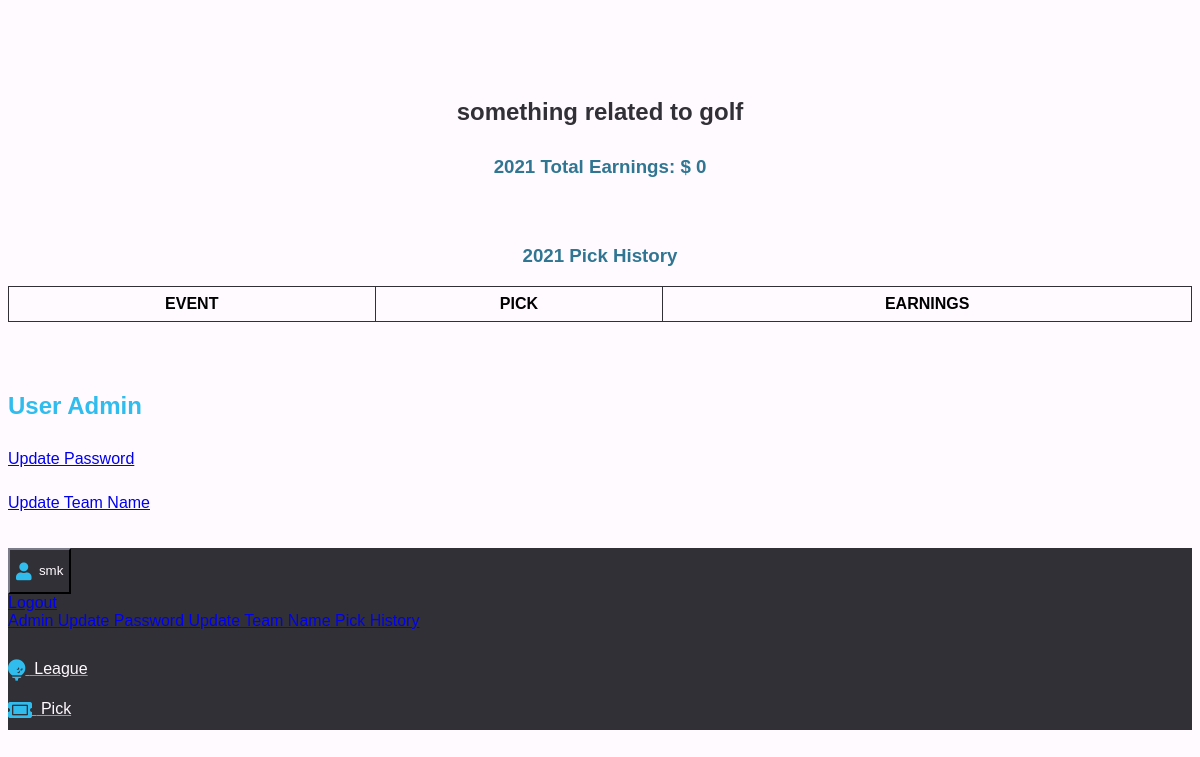
The app's page /profile (signed in), older data.
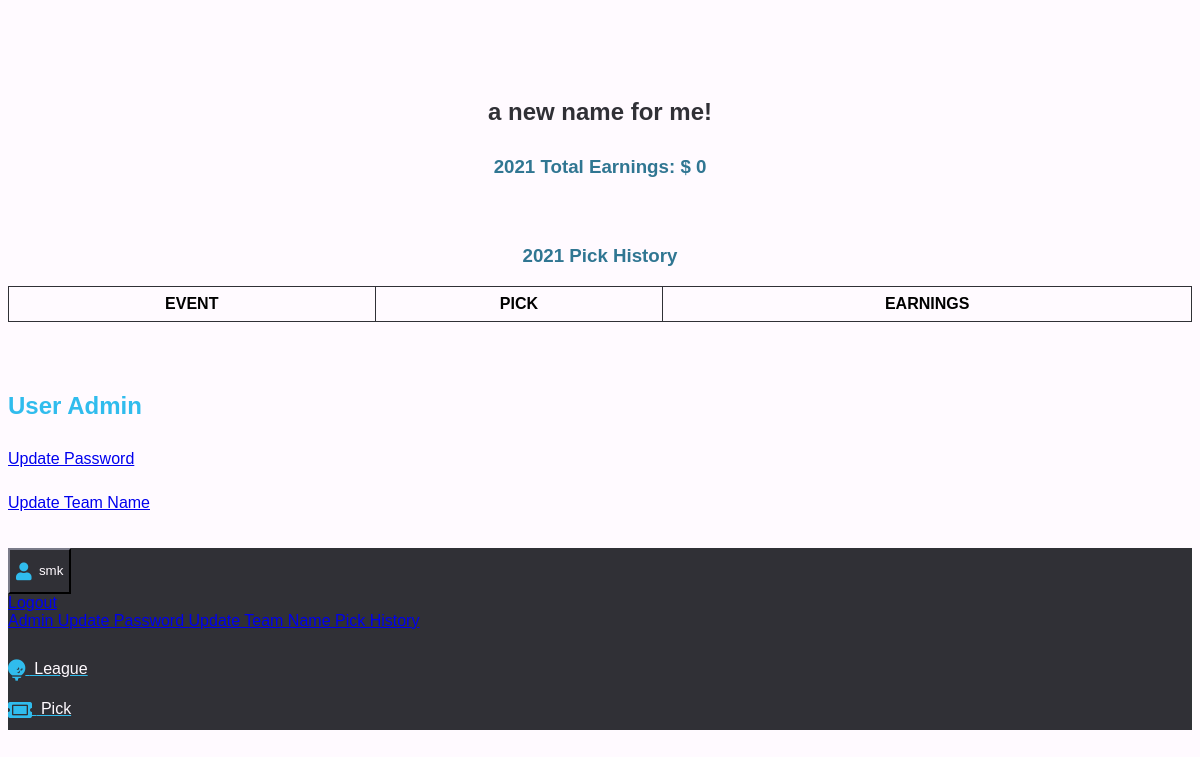
The same page, newer data.
### oad/models.py (models this page shows)
class User(UserMixin, db.Model):
    __table_args__ = {"extend_existing": True}
    id = db.Column(db.Integer, primary_key=True)
    email = db.Column(db.String(100), unique=True)
    password = db.Column(db.String(100))
    name = db.Column(db.String(1000), unique=True)
    picks = db.relationship("Pick", backref="user", lazy=True)
    strikes_remaining = db.Column(db.Integer, default=1)
    is_admin = db.Column(db.Boolean, default=False)
    email_confirmed = db.Column(db.Boolean, default=False)
    display_name = db.Column(db.Text, default="")

### oad/main.py (the view)
@main.route("/profile")
@login_required
def profile():
    picks = Pick.query.filter_by(season=SEASON).filter_by(name=current_user.name).all()
    pick_table = create_pick_table(picks)
    total_points = format_earnings(sum([int(x.points) for x in picks]))
    return render_template(
        "profile.html",
        user=current_user,
        pick_table=pick_table,
        user_points=total_points,
        season=SEASON,
    )

### oad/__init__.py (called while the page is built)
def create_app():
    app = Flask(__name__)
    app.config["SECRET_KEY"] = "1234"
    app.config["SQLALCHEMY_DATABASE_URI"] = "sqlite:///db.sqlite"
    app.config["SQLALCHEMY_TRACK_MODIFICATIONS"] = True
    db.init_app(app)
    login_manager = LoginManager()
    login_manager.login_view = "auth.login"
    login_manager.init_app(app)
    from .models import User
    @login_manager.user_loader
    def load_user(user_id):
        return User.query.get(int(user_id))
    from .auth import auth as auth_blueprint
    app.register_blueprint(auth_blueprint)
    from .main import main as main_blueprint
    app.register_blueprint(main_blueprint)
    return app

### oad/util/helpers.py (called while the page is built)
def format_earnings(val):
    return "$ {}".format("{:,}".format(int(val)))

def create_pick_table(picks):
    pick_table = {"event": [], "pick": [], "earnings": []}
    for pick in picks:
        pick_table["event"].append(pick.event)
        pick_table["pick"].append(pick.pick)
        pick_table["earnings"].append(pick.points)
    pick_table = pd.DataFrame(pick_table)
    for col in ["earnings"]:
        new_col = [
            format_earnings(val) if val >= 0 else "$ 0" for val in pick_table[col]
        ]
        pick_table[col] = new_col
    pick_table.columns = [x.upper() for x in pick_table.columns]
    return pick_table.to_html(classes="data", border=0, index=False)

### oad/templates/profile.html (shortened to what this page needs)
{% extends "base.html" %} {% block content %}
<h1 class="title" style="text-align: center">
  {{ user.display_name }}
</h1>
<h3 class="title" style="text-align: center">{{ season }} Total Earnings: {{ user_points }} </h3>
<section>
<h3 class="title" style="text-align: center">{{ season }} Pick History</h3>
  <div>
    {{ pick_table | safe }}
  </div>
</section>
<section>
  <div>
    <h2 class="title">User Admin</h2>
    <p><a href="{{ url_for('main.update_password') }}">Update Password</a></p>
    <p><a href="{{ url_for('main.update_display_name') }}">Update Team Name</a></p>
  </div>
  <section>{% endblock %}</section>

### oad/templates/base.html (shortened to what this page needs)
<!DOCTYPE html>
<html>
  <head>
    <link
      rel="stylesheet"
      href="https://cdnjs.cloudflare.com/ajax/libs/font-awesome/5.9.0/css/all.min.css"
      type="text/css"
    />
    <link
      rel="stylesheet"
      href="https://pingendo.com/assets/bootstrap/bootstrap-4.0.0-beta.1.css"
      type="text/css"
    />
  </head>
  <body>
    <section>
      <div>
        <div class="container has-text-centered">
          {% block content %} {% endblock %}
        </div>
      </div>
    </section>
    <nav class="navbar fixed-bottom navbar-dark bg-dark">
      <div class="container p-0">
        <div class="btn-group dropup btn-group-sm" style="color: blue">
          {% if current_user.is_authenticated %}
          <button
            type="button"
            class="btn dropdown-toggle btn-warning"
            aria-expanded="false"
            aria-haspopup="true"
            data-toggle="dropdown"
            id="dup_butt"
          >
            <i class="fa fa-user fa-lg"></i>
            <span id="text">&nbsp;{{ current_user.name }}</span>
          </button>
          <div class="dropdown-menu text-left">
            <a href="{{ url_for('auth.logout') }}" class="dropdown-item">
              Logout
            </a>
            {% if current_user.is_admin %}
            <a href="{{ url_for('main.update') }}" class="dropdown-item">
              Admin
            </a>
            {% endif %}
            <a
              href="{{ url_for('main.update_password') }}"
              class="dropdown-item"
            >
              Update Password
            </a>
            <a
              href="{{ url_for('main.update_display_name') }}"
              class="dropdown-item"
            >
              Update Team Name
            </a>
            <a href="{{ url_for('main.profile') }}" class="dropdown-item">
              Pick History
            </a>
          </div>
        </div>
        <nav class="nav">
          <a
            class="nav-link text-warning px-0 pr-4"
            href="{{ url_for('main.league') }}"
          >
            <i class="fa fa-golf-ball fa-lg"></i>
            <span id="text">&nbsp;League</span>
          </a>
        </nav>
        <nav class="nav">
          <a
            class="nav-link text-warning px-0 pr-4"
            href="{{ url_for('main.pick') }}"
          >
            <i class="fa fa-ticket-alt fa-lg"></i>
            <span id="text">&nbsp;Pick</span>
          </a>
        </nav>
        {% endif %}
      </div>
    </nav>
  </body>
</html>

### oad/templates/base.html (style rules this page uses)
* { font-family: Arial, Helvetica, sans-serif; }
body { background-color: #fffaff; padding-bottom: 70px; }
section { padding-top: 20px; }
h1 { color: #303036; padding-top: 50px; }
h2 { color: #30bced; padding-top: 30px; }
h3 { color: #307692; padding-top: 10px; }
p { color: #303036; padding-top: 10px; }
table { border-collapse: collapse; width: 100%; font-size: medium; }
td, th { border: 1px solid #303036; text-align: center; padding: 8px; cursor: pointer; }
.dropup .dropdown-menu { top: auto; bottom: 100%; margin-bottom: 20px; # overflow-y: scroll; }
.fa { line-height: 40px; vertical-align: middle; color: #30bced; }
.nav-link { color: #30bced; }
#text { color: #fffaff; }
#dup_butt { color: #30bced; background-color: #303036; border-color: #303036; }
.bg-dark { background-color: #303036 !important; }

Row changes from the older to the newer data that the page shows:
changed User "smk": display_name "something related to golf" → "a new name for me!"
